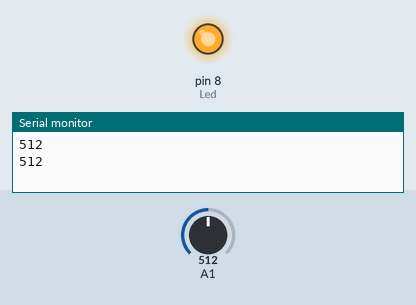
Recording of a sketch running on a simulated Arduino Uno, built with avr-gcc and run on an emulated ATmega328P. On the bench: output pins drawn as LEDs (lit = HIGH), the last lines printed to the serial monitor. The inputs (shaded band) are chosen by the test bench; at power-on: A1 = 512.

Above: at 1.8 s.
1.9 s: A1 set to 140
3.4 s: A1 set to 116
At 4.6 s:
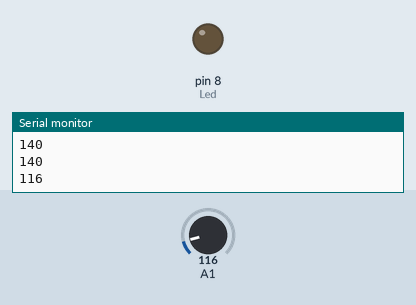
5.5 s: A1 set to 306
At 7.2 s:
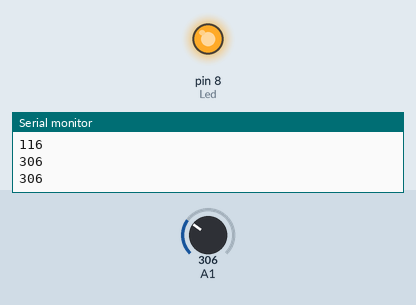
7.5 s: A1 set to 122
At 8.9 s:
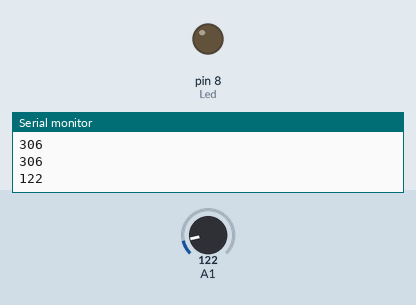
Timing chart, 0 to 10.5 s (numbered marks = the images above; inputs shaded):
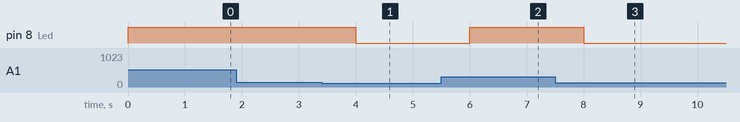

Measured:
- the behaviour switches between 128 and 127 on A1 (found by bisection; images 0 and 1)
- after the input at 3.4 s, pin 8 (Led): HIGH → LOW after 0.60 s
- after the input at 5.5 s, pin 8 (Led): LOW → HIGH after 0.50 s
- after the input at 7.5 s, pin 8 (Led): HIGH → LOW after 0.50 s

The sketch:

Pot.ino
```cpp
int Led = 8;
void setup(){
  pinMode(Led,OUTPUT);
  pinMode(A1,INPUT);
  Serial.begin(9600);
}
void loop(){
  int a = analogRead(A1);
  Serial.println(a);
  analogWrite(Led,a);
  delay(1000);
}
```
